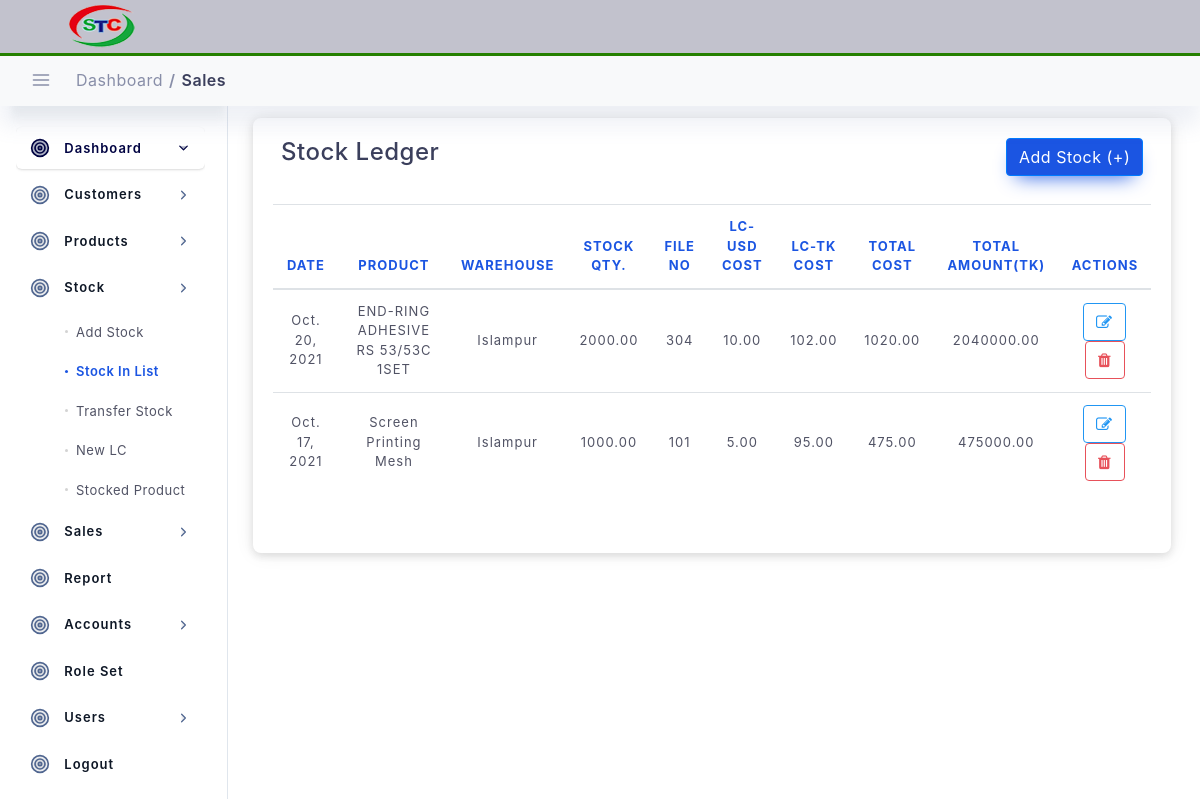
/stock/stock-in-list (signed in), run on an earlier commit of the app's database.
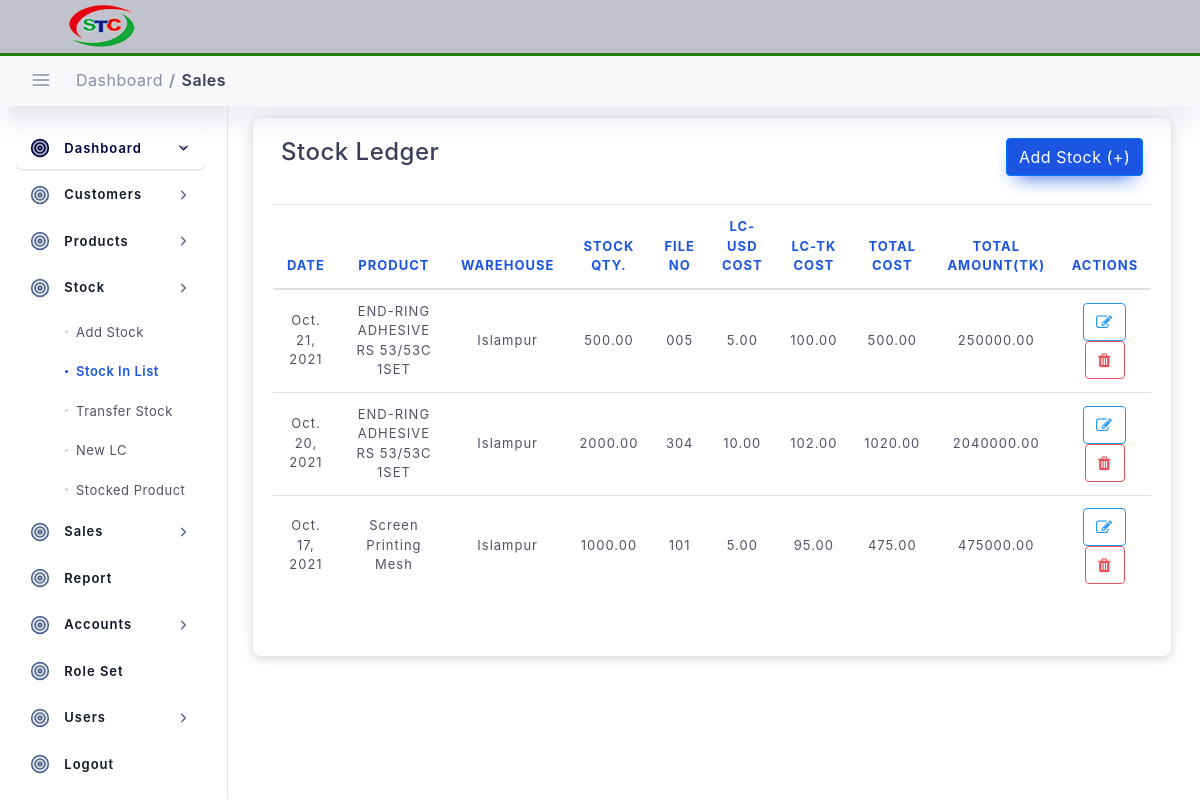
And on a later commit of the database.
### stock/models.py (models this page shows, shortened)
class Stock(models.Model):
    transaction_no = models.CharField(max_length=100, primary_key=True, default=transaction_no)
    created_at = models.DateTimeField(blank=True, null=True, auto_now_add=True)
    updated_at = models.DateTimeField(blank=True, null=True, auto_now=True)
    stock_in_date = models.DateField(blank=True, null=True)
    product = models.ForeignKey(Products, on_delete=models.DO_NOTHING, )
    warehouse = models.ForeignKey(Warehouse, on_delete=models.DO_NOTHING, )
    quantity = models.DecimalField(max_digits=20, decimal_places=2)
    file_no = models.CharField(max_length=100)
    lc_per_dollar_cost_tk = models.DecimalField(max_digits=20, decimal_places=2)
    lc_unit_cost_usd = models.DecimalField(max_digits=20, decimal_places=2)
    lc_unit_cost_tk = models.DecimalField(max_digits=20, decimal_places=2)
    total_amount_tk = models.DecimalField(max_digits=20, decimal_places=2)
    author = models.ForeignKey(User, on_delete=models.DO_NOTHING, )
    is_active = models.BooleanField(default=True)
    class Meta:
        unique_together = (('stock_in_date', 'file_no', 'product'),)

### setup_data/models.py (models this page shows)
class Products(models.Model):
    created_at = models.DateTimeField(blank=True, null=True, auto_now_add=True)
    updated_at = models.DateTimeField(blank=True, null=True, auto_now=True)
    product_name = models.CharField(max_length=100, )
    packing = models.CharField(max_length=20, blank=True, null=True)
    price = models.DecimalField(max_digits=20, decimal_places=2)
    author = models.ForeignKey(User, on_delete=models.DO_NOTHING, )
    category = models.ForeignKey(Category, on_delete=models.DO_NOTHING, )
    origin = models.ForeignKey(Origin, on_delete=models.DO_NOTHING, )
    is_active = models.BooleanField(default=True)
    def __str__(self):
        return self.product_name

class Warehouse(models.Model):
    created_at = models.DateTimeField(blank=True, null=True, auto_now_add=True)
    updated_at = models.DateTimeField(blank=True, null=True, auto_now=True)
    warehouse_name = models.CharField(max_length=100)
    author = models.ForeignKey(User, on_delete=models.DO_NOTHING, )
    is_active = models.BooleanField(default=True)
    def __str__(self):
        return self.warehouse_name

### stock/views.py (the view)
# urls.py: path('stock-in-list', views.StockInListView.as_view(), name="stock-in-list"),
class StockInListView(LoginRequiredMixin, ListView, ):
    model = Stock  # Model I want to Covert to List
    template_name = 'stock/stock_in_list.html'  # Template Name
    context_object_name = 'stocks'  # Change default name of objectList
    ordering = ['-stock_in_date', '-updated_at']  # Ordering post LIFO
    paginate_by = 10  # number of page I want to show in single page
    def get_context_data(self, **kwargs):
        context = super().get_context_data(**kwargs)
        context["title"] = "Stock In List"
        context["nav_bar"] = "stock_in_list"
        context['stock_list'] = self.model.objects.all()
        return context

### templates/stock/stock_in_list.html (shortened to what this page needs)
{% extends "main/base.html" %}
{% load static %}
{% block content %}
<div class="col-lg-12 p-4">
    <div class="statbox widget box box-shadow">
        <div class="widget-header">
            <div class="row pb-4">
                <div class="mb-1 col-lg-8">
                    <h4>Stock Ledger</h4>
                </div>
                <div class="mb-1 col-lg-4">
                    <a href="{% url 'add-stock' %}" class="btn btn-primary float-right">Add Stock (+)</a>
                </div>
            </div>
        </div>
        <div class="scrollme">
            <table class="table table-hover" id="dataTable">
                <thead>
                <tr>
                    <th class="text-center">Date</th>
                    <th class="text-center">Product</th>
                    <th class="text-center">Warehouse</th>
                    <th class="text-center">Stock Qty.</th>
                    <th class="text-center">File No</th>
                    <th class="text-center">LC-USD Cost</th>
                    <th class="text-center">LC-TK Cost</th>
                    <th class="text-center">Total Cost</th>
                    <th class="text-center">Total Amount(TK)</th>
                    <th class="text-center">Actions</th>
                </tr>
                </thead>
                <tbody>
                {% for stock in stocks %}
                <tr>
                    <td class="text-center">{{stock.stock_in_date}}</td>
                    <td class="text-center">{{stock.product}}</td>
                    <td class="text-center">{{stock.warehouse}}</td>
                    <td class="text-center">{{stock.quantity}}</td>
                    <td class="text-center">{{stock.file_no}}</td>
                    <td class="text-center">{{stock.lc_unit_cost_usd}}</td>
                    <td class="text-center">{{stock.lc_per_dollar_cost_tk}}</td>
                    <td class="text-center">{{stock.lc_unit_cost_tk}}</td>
                    <td class="text-center">{{stock.total_amount_tk}}</td>
                    <td class="text-center">
                        <a href="#" class="btn btn-outline-info"><i class="fa fa-edit"></i></a>
                        <a href="#" class="btn btn-outline-danger"><i class="fa fa-trash"></i></a>
                    </td>
                </tr>
                {% endfor %}
                </tbody>
            </table>
            <div class="d-flex justify-content-center">
            </div>
        </div>
    </div>
</div>
{% endblock content %}

What changed in the data, as far as the page shows it:
added Stock: stock_in_date "Oct. 21, 2021", product "END-RING ADHESIVE RS 53/53C 1SET", warehouse "Islampur", quantity "500.00", file_no "005", lc_unit_cost_usd "5.00", lc_per_dollar_cost_tk "100.00", lc_unit_cost_tk "500.00", total_amount_tk "250000.00"
